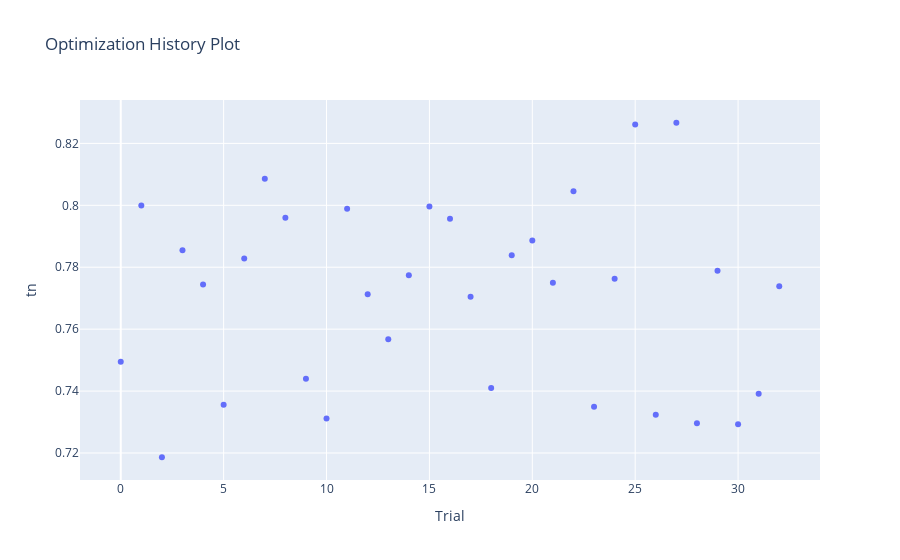

The notebook cell this image was saved under:
### Code cell
plot_optimization_history(study, target=lambda t: t.values[2], target_name='tn')

### Figure 1 — Plotly figure (JSON) as saved in the notebook; plotly's stock layout.template omitted (floating-point values rounded to 4 significant figures)
{"data": [{"mode": "markers", "name": "tn", "type": "scatter", "x": [0, 1, 2, 3, 4, 5, 6, 7, 8, 9, 10, 11, 12, 13, 14, 15, 16, 17, 18, 19, 20, 21, 22, 23, 24, 25, 26, 27, 28, 29, 30, 31, 32], "y": [0.7495, 0.8, 0.7186, 0.7855, 0.7745, 0.7356, 0.7828, 0.8086, 0.796, 0.744, 0.7311, 0.7989, 0.7712, 0.7568, 0.7774, 0.7996, 0.7957, 0.7705, 0.741, 0.7839, 0.7887, 0.775, 0.8045, 0.735, 0.7763, 0.8261, 0.7323, 0.8267, 0.7296, 0.7789, 0.7293, 0.7391, 0.7738]}], "layout": {"title": {"text": "Optimization History Plot"}, "xaxis": {"title": {"text": "Trial"}}, "yaxis": {"title": {"text": "tn"}}}}
